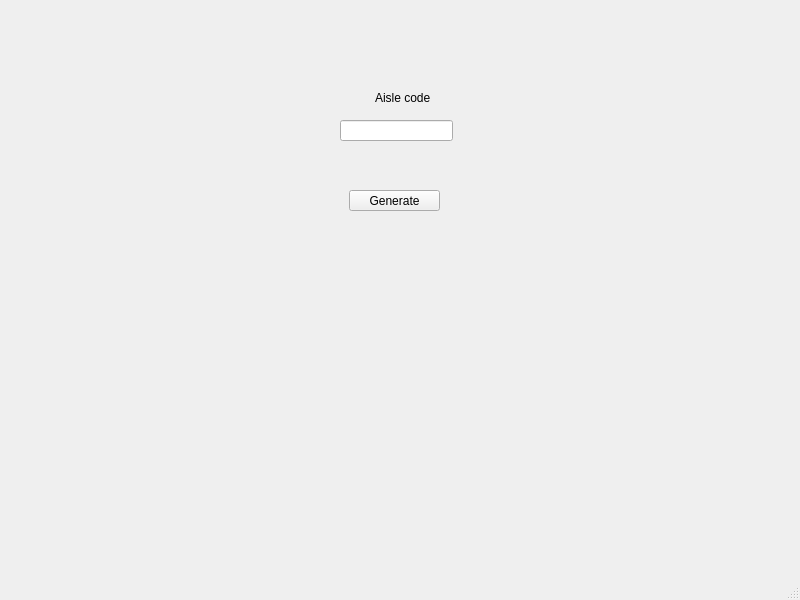
<?xml version="1.0" encoding="UTF-8"?>
<ui version="4.0">
 <class>MostProdAisle</class>
 <widget class="QMainWindow" name="MostProdAisle">
  <property name="geometry">
   <rect>
    <x>0</x>
    <y>0</y>
    <width>800</width>
    <height>600</height>
   </rect>
  </property>
  <property name="windowTitle">
   <string>MainWindow</string>
  </property>
  <widget class="QWidget" name="centralwidget">
   <widget class="QLabel" name="label">
    <property name="geometry">
     <rect>
      <x>375</x>
      <y>90</y>
      <width>61</width>
      <height>16</height>
     </rect>
    </property>
    <property name="text">
     <string>Aisle code</string>
    </property>
   </widget>
   <widget class="QPushButton" name="generateButton">
    <property name="geometry">
     <rect>
      <x>349</x>
      <y>190</y>
      <width>91</width>
      <height>21</height>
     </rect>
    </property>
    <property name="text">
     <string>Generate</string>
    </property>
   </widget>
   <widget class="QLineEdit" name="aisleCode">
    <property name="geometry">
     <rect>
      <x>340</x>
      <y>120</y>
      <width>113</width>
      <height>21</height>
     </rect>
    </property>
   </widget>
  </widget>
  <widget class="QStatusBar" name="statusbar"/>
 </widget>
 <resources/>
 <connections/>
</ui>
